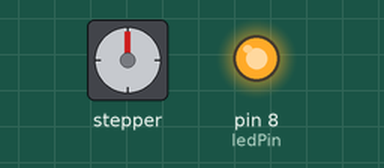
This sketch was run on a simulated Arduino Uno, built with avr-gcc and run on an emulated ATmega328P. Parts: stepper motor, output pins drawn as LEDs (lit = HIGH). Stepper angles assume 4096 steps per turn; what the sketch prints to the serial monitor is not drawn.

Above: at 0.2 s.
Timing chart, 0 to 1.7 s (numbered marks = the images above):
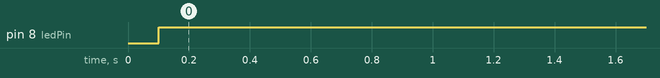

Measured:
- by itself, pin 8 (ledPin): LOW → HIGH at 0.10 s

The sketch:

PositionSensor.ino
```cpp
#include <AccelStepper.h>

// Motor pin definitions
#define motorPin1  10     // IN1 on the ULN2003 driver 1
#define motorPin2  11     // IN2 on the ULN2003 driver 1
#define motorPin3  12     // IN3 on the ULN2003 driver 1
#define motorPin4  13     // IN4 on the ULN2003 driver 1

// Initialize with pin sequence IN1-IN3-IN2-IN4 for using the AccelStepper with 28BYJ-48
AccelStepper stepper1(AccelStepper::HALF4WIRE, motorPin1, motorPin3, motorPin2, motorPin4);

// according to http://42bots.com/tutorials/28byj-48-stepper-motor-with-uln2003-driver-and-arduino-uno/
// this motor isn't quite 4096 steps, more like 4076. 1019 per 90 degrees.

const int stepsPer90Degrees = 1019;
const int sensorPin = A1;    // pin that the sensor is attached to
const int lightThreshold = 100;
const int ledPin = 8;

void setup() {
  pinMode(ledPin, OUTPUT);
  digitalWrite(ledPin, LOW);

  Serial.begin(57600);

  delay(100);

  // TODO home the steppers first

  stepper1.setMaxSpeed(1200.0);
  stepper1.setAcceleration(800.0);
  stepper1.setSpeed(400);
}

int lightValue = 0;
int stepsWithLight = 0;
int stepCount = 0;
int found = 0;

void loop() {

  if (!found) {
    if (stepper1.distanceToGo() == 0) {
      int lightValue = analogRead(sensorPin);

      Serial.println(lightValue);

      if (lightValue > lightThreshold) {
        digitalWrite(ledPin, HIGH);
        found = 1;
        Serial.print("steps to find = ");
        Serial.println(stepCount);

      } else {
        digitalWrite(ledPin, LOW);
      }

      stepper1.move(1);
      stepCount++;
    }
  }

  stepper1.run();
}

void findStartPosition() {

}
```
